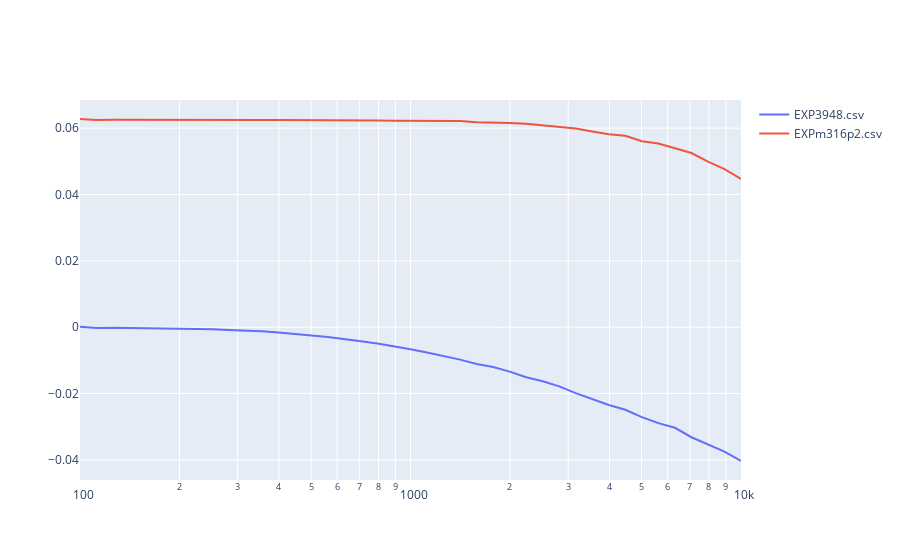

This figure's notebook cell:
### Code cell
a=cn.plt.semilog(f,datacorr)
